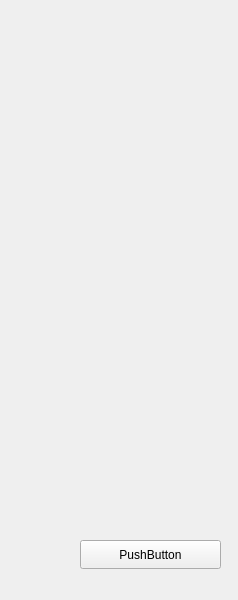
<?xml version="1.0" encoding="UTF-8"?>
<ui version="4.0">
 <class>LeftMenuView</class>
 <widget class="QWidget" name="LeftMenuView">
  <property name="geometry">
   <rect>
    <x>0</x>
    <y>0</y>
    <width>238</width>
    <height>600</height>
   </rect>
  </property>
  <property name="windowTitle">
   <string>Form</string>
  </property>
  <layout class="QVBoxLayout" name="verticalLayout">
   <property name="spacing">
    <number>0</number>
   </property>
   <property name="leftMargin">
    <number>0</number>
   </property>
   <property name="topMargin">
    <number>0</number>
   </property>
   <property name="rightMargin">
    <number>0</number>
   </property>
   <property name="bottomMargin">
    <number>0</number>
   </property>
   <item>
    <widget class="QWidget" name="widget" native="true">
     <widget class="QPushButton" name="pushButton">
      <property name="geometry">
       <rect>
        <x>80</x>
        <y>540</y>
        <width>141</width>
        <height>29</height>
       </rect>
      </property>
      <property name="text">
       <string>PushButton</string>
      </property>
     </widget>
    </widget>
   </item>
  </layout>
 </widget>
 <resources/>
 <connections/>
</ui>
